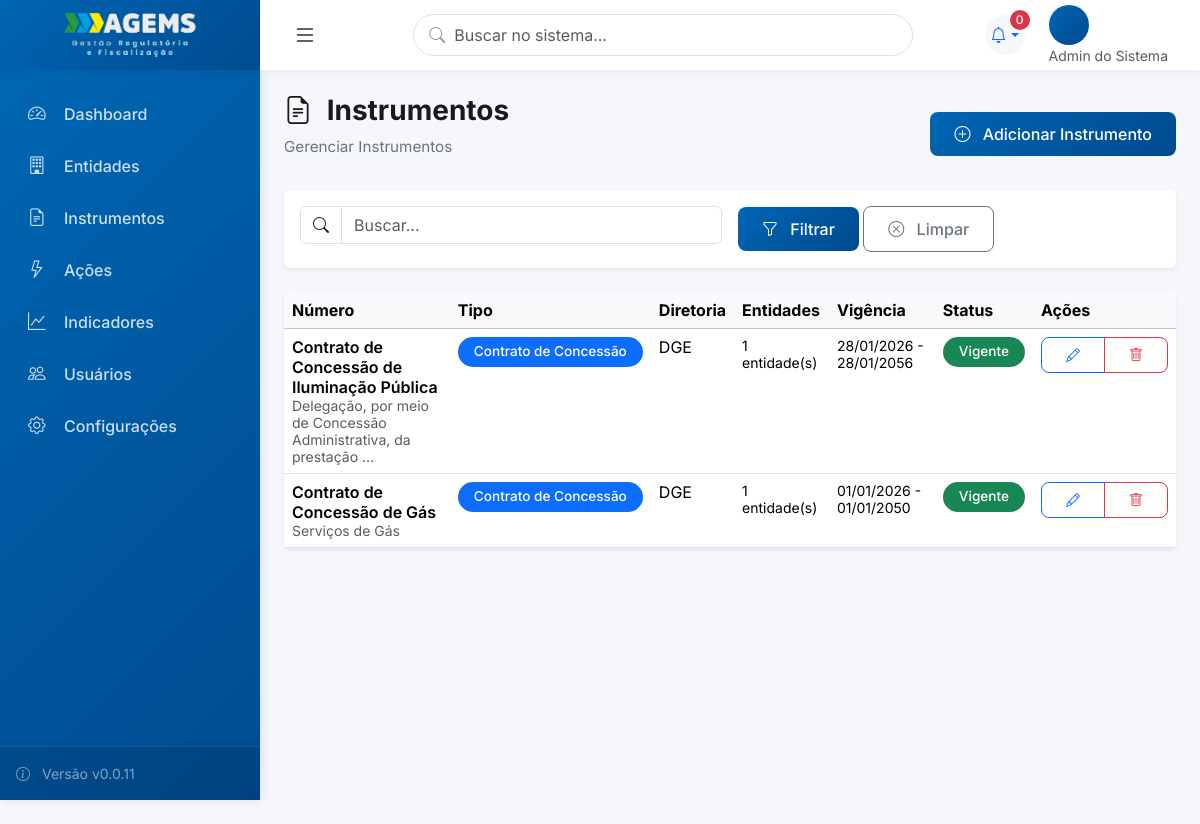
Page /instrumentos/ (signed in) on the earlier database version.
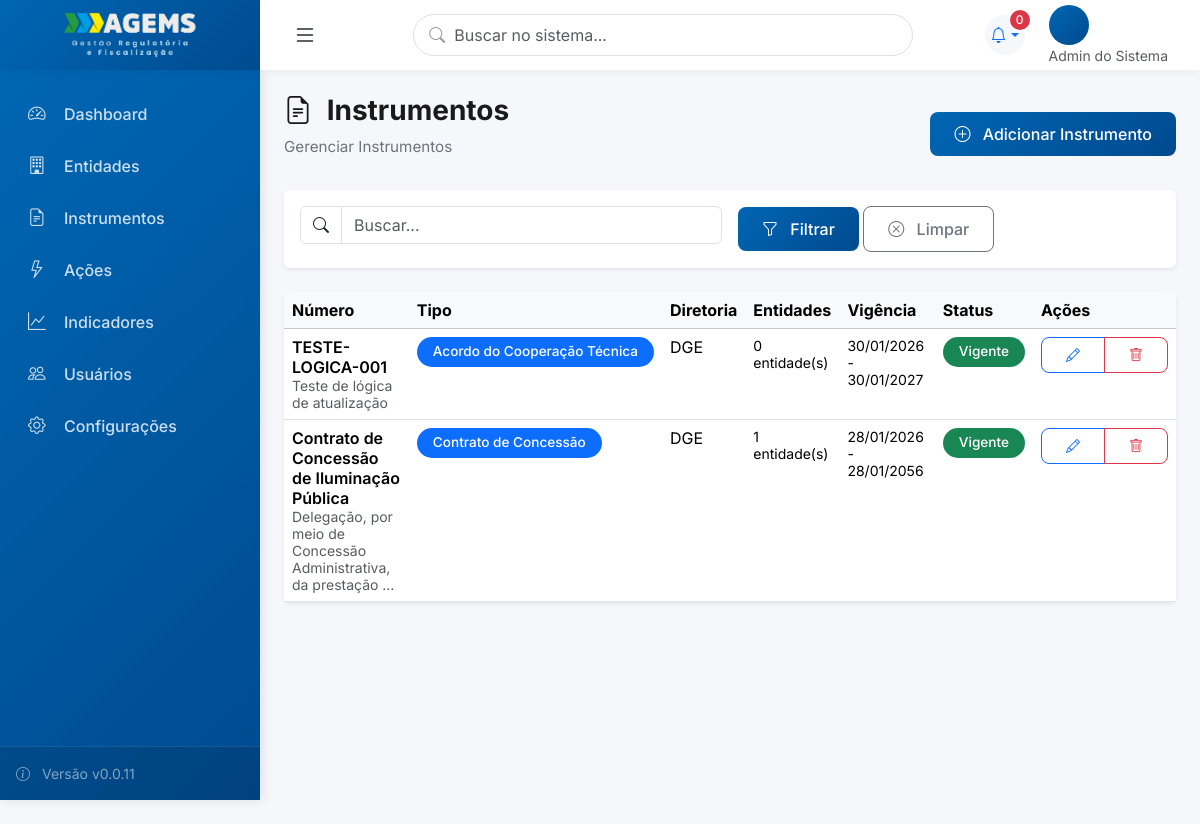
Same page on the later database version.
### usuarios/models.py (models this page shows, shortened)
class Usuario(AbstractUser):
    PERFIL_CHOICES = [
        (0, 'Admin do Sistema'),
        (1, 'Gestor (Diretor)'),
        (2, 'Gestor (Assessor)'),
        (3, 'Técnico (Coordenador)'),
        (4, 'Técnico (Executor)'),
        (5, 'Visualizador (Auditor)'),
    ]
    perfil = models.IntegerField(
        choices=PERFIL_CHOICES,
        default=4,
        verbose_name='Perfil de Acesso',
        help_text='Define o nível de acesso e permissões do usuário'
    )
    diretoria = models.ForeignKey(
        'core.Diretoria',
        on_delete=models.SET_NULL,
        null=True,
        blank=True,
        related_name='usuarios_diretoria',
        verbose_name='Diretoria',
        help_text='Diretoria principal do usuário (obrigatório para perfis 1-5)'
    )
    subunidade = models.ForeignKey(
        'core.Subunidade',
        on_delete=models.SET_NULL,
        null=True,
        blank=True,
        related_name='usuarios',
        verbose_name='Subunidade',
        help_text='Subunidade específica (obrigatório para perfis 2, 3, 4)'
    )
    diretorias_visualizacao = models.ManyToManyField(
        'core.Diretoria',
        blank=True,
        related_name='visualizadores',
        verbose_name='Diretorias para Visualização',
        help_text='Diretorias que o visualizador pode acessar (apenas para perfil 5)'
    )
    cargo = models.CharField(max_length=100, blank=True, verbose_name='Cargo')
    setor = models.CharField(max_length=100, blank=True, verbose_name='Setor/Departamento')
    telefone = models.CharField(max_length=20, blank=True, verbose_name='Telefone')
    entidade = models.ForeignKey(
        'entidades.Entidade',
        on_delete=models.SET_NULL,
        null=True,
        blank=True,
        related_name='usuarios',
        verbose_name='Entidade'
    )
    senha_temporaria = models.BooleanField(
        default=False,
        verbose_name='Senha Temporária',
        help_text='Se True, usuário será forçado a trocar senha no próximo login'
    )
    ativo = models.BooleanField(default=True, verbose_name='Usuário Ativo')
    data_criacao = models.DateTimeField(auto_now_add=True, verbose_name='Data de Criação')
    data_atualizacao = models.DateTimeField(auto_now=True, verbose_name='Última Atualização')
    class Meta:
        verbose_name = 'Usuário'
        verbose_name_plural = 'Usuários'
        ordering = ['first_name', 'last_name']
        indexes = [
            models.Index(fields=['perfil']),
            models.Index(fields=['diretoria']),
            models.Index(fields=['subunidade']),
        ]

### instrumentos/models.py (models this page shows, shortened)
class Instrumento(models.Model):
    STATUS_CHOICES = [
        ('vigente', 'Vigente'),
        ('suspenso', 'Suspenso'),
        ('encerrado', 'Encerrado'),
        ('em_renovacao', 'Em Renovação'),
    ]
    numero = models.CharField('Número do Instrumento', max_length=50, unique=True)
    tipo_instrumento = models.ForeignKey(
        TipoInstrumento,
        on_delete=models.PROTECT,
        verbose_name='Tipo de Instrumento',
        related_name='instrumentos'
    )
    diretoria = models.ForeignKey(
        Diretoria,
        on_delete=models.PROTECT,
        verbose_name='Diretoria Responsável',
        related_name='instrumentos'
    )
    entidades = models.ManyToManyField(
        Entidade,
        verbose_name='Entidades Vinculadas',
        related_name='instrumentos',
        help_text='Selecione uma ou mais entidades vinculadas a este instrumento'
    )
    nup = models.CharField(
        'NUP (E-MS)',
        max_length=50,
        blank=True,
        help_text='Número Único de Protocolo do sistema E-MS'
    )
    objeto = models.TextField('Objeto do Instrumento')
    data_assinatura = models.DateField('Data de Assinatura')
    data_inicio = models.DateField('Data de Início da Vigência')
    data_fim = models.DateField('Data de Fim da Vigência')
    valor = models.DecimalField(
        'Valor (R$)',
        max_digits=15,
        decimal_places=2,
        null=True,
        blank=True,
        help_text='Valor do instrumento, se aplicável'
    )
    status = models.CharField('Status', max_length=15, choices=STATUS_CHOICES, default='vigente')
    arquivo = models.FileField(
        'Arquivo do Instrumento',
        upload_to='instrumentos/',
        null=True,
        blank=True,
        help_text='Upload do PDF do instrumento'
    )
    periodicidade_revisao_tarifaria = models.IntegerField(
        'Periodicidade de Revisão Tarifária (meses)',
        default=12,
        null=True,
        blank=True
    )
    data_proxima_revisao = models.DateField(
        'Data da Próxima Revisão Tarifária',
        null=True,
        blank=True
    )
    observacoes = models.TextField('Observações', blank=True)
    data_cadastro = models.DateTimeField('Data de Cadastro', auto_now_add=True)
    data_atualizacao = models.DateTimeField('Última Atualização', auto_now=True)
    class Meta:
        verbose_name = 'Instrumento'
        verbose_name_plural = 'Instrumentos'
        ordering = ['-data_inicio']

### core/models.py (models this page shows, shortened)
class TipoInstrumento(models.Model):
    nome = models.CharField('Nome do Tipo', max_length=100, unique=True)
    descricao = models.TextField('Descrição', blank=True)
    ativo = models.BooleanField('Ativo', default=True)
    class Meta:
        verbose_name = 'Tipo de Instrumento'
        verbose_name_plural = 'Tipos de Instrumento'
        ordering = ['nome']
    def __str__(self):
        return self.nome

class Diretoria(models.Model):
    nome = models.CharField('Nome da Diretoria', max_length=200)
    sigla = models.CharField('Sigla', max_length=10, unique=True)
    diretor_responsavel = models.CharField('Diretor Responsável', max_length=200, blank=True)
    descricao = models.TextField('Descrição', blank=True)
    ativa = models.BooleanField('Ativa', default=True)
    data_criacao = models.DateTimeField('Data de Criação', auto_now_add=True)
    class Meta:
        verbose_name = 'Diretoria'
        verbose_name_plural = 'Diretorias'
        ordering = ['sigla']

### instrumentos/views.py (the view)
# urls.py: path('instrumentos/', InstrumentoListView.as_view(), name='instrumento_list'),
class InstrumentoListView(PermissionRequiredMixin, ModernListView):
    permission_required = 'instrumentos.view_instrumento'
    model = Instrumento
    template_name = 'instrumentos/instrumento_list.html'
    icon = "bi bi-file-earmark-text"
    create_url = 'instrumento_create'
    search_fields = ['numero', 'objeto', 'nup']
    def get_queryset(self):
        queryset = super().get_queryset()
        return queryset.select_related('tipo_instrumento', 'diretoria').prefetch_related('entidades')

### templates/instrumentos/instrumento_list.html
﻿{% extends 'components/list_view.html' %}
{% block table_headers %}
<th>Número</th>
<th>Tipo</th>
<th>Diretoria</th>
<th>Entidades</th>
<th>Vigência</th>
<th>Status</th>
{% endblock %}
{% block table_rows %}
{% for instrumento in object_list %}
<tr>
    <td>
        <div class="fw-semibold">{{instrumento.numero}}</div>
        <small class="text-muted">{{instrumento.objeto|truncatewords:8}}</small>
    </td>
    <td>
        <span class="badge bg-primary">{{instrumento.tipo_instrumento}}</span>
    </td>
    <td>{{instrumento.diretoria.sigla}}</td>
    <td>
        <small>{{instrumento.entidades.count}} entidade(s)</small>
    </td>
    <td>
        <small>{{instrumento.data_inicio|date:"d/m/Y"}} - {{instrumento.data_fim|date:"d/m/Y"}}</small>
    </td>
    <td>
        {% if instrumento.status == 'vigente' %}
        <span class="badge bg-success">Vigente</span>
        {% elif instrumento.status == 'encerrado' %}
        <span class="badge bg-danger">Encerrado</span>
        {% else %}
        <span class="badge bg-warning">{{instrumento.get_status_display}}</span>
        {% endif %}
    </td>
    <td>
        <div class="btn-group btn-group-sm">
            <a href="{% url 'instrumento_edit' instrumento.pk %}" class="btn btn-outline-primary" title="Editar">
                <i class="bi bi-pencil"></i>
            </a>
            <a href="{% url 'instrumento_delete' instrumento.pk %}" class="btn btn-outline-danger" title="Excluir">
                <i class="bi bi-trash"></i>
            </a>
        </div>
    </td>
</tr>
{% endfor %}
{% endblock %}

### templates/components/list_view.html (shortened to what this page needs)
﻿{% extends 'base_modern.html' %}
{% block content %}
<div class="page-header d-flex justify-content-between align-items-center">
    <div>
        <h1 class="page-title">
            <i class="{{icon}} me-2"></i>
            {{title}}
        </h1>
        <p class="page-subtitle">{{subtitle}}</p>
    </div>
    <div class="d-flex gap-2">
        <a href="{% url create_url %}" class="btn btn-primary">
            <i class="bi bi-plus-circle me-2"></i>
            Adicionar {{singular_name}}
        </a>
    </div>
</div>
<div class="card border-0 shadow-sm mb-4">
    <div class="card-body">
        <form method="get" class="row g-3">
            <div class="col-md-6">
                <div class="input-group">
                    <span class="input-group-text bg-white">
                        <i class="bi bi-search"></i>
                    </span>
                    <input type="text" name="q" class="form-control" placeholder="Buscar..."
                        value="{{request.GET.q}}">
                </div>
            </div>
            <div class="col-md-auto align-self-end">
                <button type="submit" class="btn btn-primary">
                    <i class="bi bi-funnel me-2"></i>
                    Filtrar
                </button>
                <a href="{{request.path}}" class="btn btn-outline-secondary">
                    <i class="bi bi-x-circle me-2"></i>
                    Limpar
                </a>
            </div>
        </form>
    </div>
</div>
<div class="card border-0 shadow-sm">
    <div class="card-body p-0">
        <div class="table-responsive">
            <table class="table table-hover mb-0">
                <thead class="table-light">
                    <tr>
                        {% block table_headers %}{% endblock %}
                        <th width="120">Ações</th>
                    </tr>
                </thead>
                <tbody>
                    {% block table_rows %}{% endblock %}
                </tbody>
            </table>
        </div>
    </div>
</div>
{% endblock %}

### templates/base_modern.html (shortened to what this page needs)
﻿{% load static %}
<!DOCTYPE html>
<html lang="pt-BR">
<head>
    <link href="https://cdn.jsdelivr.net/npm/bootstrap@5.3.2/dist/css/bootstrap.min.css" rel="stylesheet">
    <link rel="stylesheet" href="https://cdn.jsdelivr.net/npm/bootstrap-icons@1.11.1/font/bootstrap-icons.css">
    <link rel="stylesheet" href="https://cdnjs.cloudflare.com/ajax/libs/font-awesome/6.4.2/css/all.min.css">
</head>
<body>
    <aside class="sidebar" id="sidebar">
        <ul class="sidebar-nav">
            <li class="sidebar-nav-item">
                <a href="/" class="sidebar-nav-link {% if request.path == '/' %}active{% endif %}">
                    <i class="bi bi-speedometer2"></i>
                    <span>Dashboard</span>
                </a>
            </li>
            {% if perms.entidades.view_entidade %}
            <li class="sidebar-nav-item">
                <a href="{% url 'entidade_list' %}" class="sidebar-nav-link">
                    <i class="bi bi-building"></i>
                    <span>Entidades</span>
                </a>
            </li>
            {% endif %}
            {% if perms.instrumentos.view_instrumento %}
            <li class="sidebar-nav-item">
                <a href="{% url 'instrumento_list' %}" class="sidebar-nav-link">
                    <i class="bi bi-file-earmark-text"></i>
                    <span>Instrumentos</span>
                </a>
            </li>
            {% endif %}
            {% if perms.acoes.view_acao %}
            <li class="sidebar-nav-item">
                <a href="{% url 'acao_list' %}" class="sidebar-nav-link">
                    <i class="bi bi-lightning"></i>
                    <span>Ações</span>
                </a>
            </li>
            {% endif %}
            {% if perms.indicadores.view_indicador %}
            <li class="sidebar-nav-item">
                <a href="{% url 'indicador_list' %}" class="sidebar-nav-link">
                    <i class="bi bi-graph-up"></i>
                    <span>Indicadores</span>
                </a>
            </li>
            {% endif %}
            {% if user.is_authenticated and user.perfil <= 3 %}
                <li class="sidebar-nav-item">
                    <a href="{% url 'usuario_list' %}" class="sidebar-nav-link">
                        <i class="bi bi-people"></i>
                        <span>Usuários</span>
                    </a>
                </li>
                <li class="sidebar-nav-item">
                    <a href="{% url 'configuracoes' %}" class="sidebar-nav-link">
                        <i class="bi bi-gear"></i>
                        <span>Configurações</span>
                    </a>
                </li>
                {% endif %}
        </ul>
        <div class="sidebar-footer">
            <div class="text-white-50 small">
                <i class="bi bi-info-circle me-2"></i>
                Versão v0.0.11
            </div>
        </div>
    </aside>
    <main class="main-content">
        <header class="top-header">
            <div class="d-flex align-items-center h-100">
                <div class="header-brand-box">
                    <a href="/" class="sidebar-brand">
                        <img src="{% static 'img/logo.png' %}" alt="AGEMS" style="max-width: 140px; height: auto;">
                    </a>
                </div>
                <button class="btn btn-link text-dark ms-2" id="sidebarToggle">
                    <i class="bi bi-list fs-4"></i>
                </button>
            </div>
            <div class="header-search position-relative d-none d-lg-block">
                <i class="bi bi-search"></i>
                <input type="search" class="form-control" placeholder="Buscar no sistema...">
            </div>
            <div class="header-actions">
                <div class="dropdown">
                    <a class="header-icon dropdown-toggle text-decoration-none" href="#" id="alertsDropdown"
                        data-bs-toggle="dropdown" aria-expanded="false">
                        <i class="bi bi-bell"></i>
                        <span id="alertCount" class="badge bg-danger rounded-pill">0</span>
                    </a>
                </div>
                <div class="user-profile dropdown">
                    <div data-bs-toggle="dropdown">
                        <div class="user-avatar">
                        </div>
                        <div class="d-none d-md-block">
                            <div class="small text-muted">{{user.get_perfil_display}}</div>
                        </div>
                    </div>
                </div>
            </div>
        </header>
        <div class="content-area">
            {% block content %}{% endblock %}
        </div>
    </main>
</body>
</html>

Differences in the rows shown:
removed Instrumento: numero "Contrato de Concessão de Gás", objeto "Serviços de Gás", tipo_instrumento "Contrato de Concessão", diretoria.sigla "DGE", entidades.count "1", data_inicio "01/01/2026", data_fim "01/01/2050", status "Vigente"
added Instrumento: numero "TESTE-LOGICA-001", objeto "Teste de lógica de atualização", tipo_instrumento "Acordo do Cooperação Técnica", diretoria.sigla "DGE", entidades.count "0", data_inicio "30/01/2026", data_fim "30/01/2027", status "Vigente"
